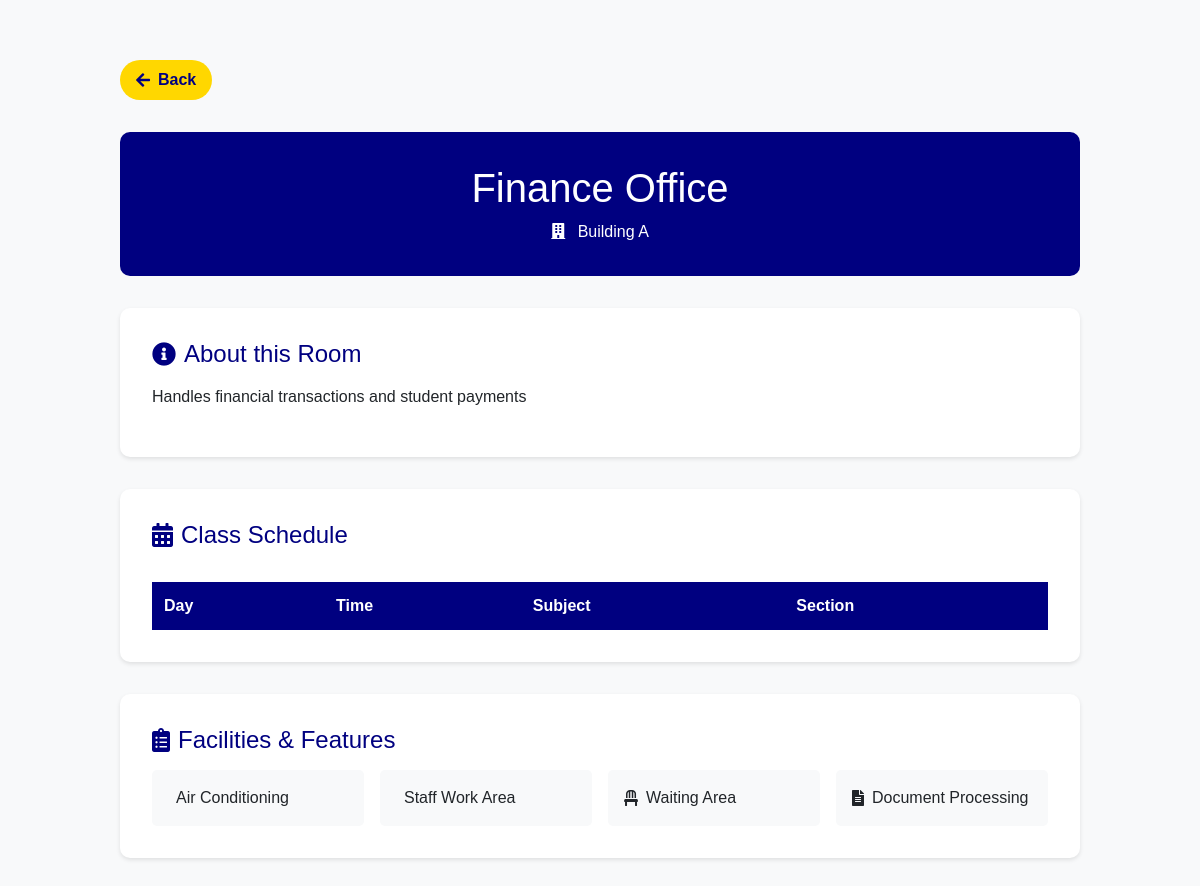
Screenshot of /view_room.php?id=2 with the database file from the repository.
### tables this page shows
CREATE TABLE IF NOT EXISTS rooms (
    id INT AUTO_INCREMENT PRIMARY KEY,
    building_id INT,
    name VARCHAR(100) NOT NULL,
    description TEXT,
    image_url VARCHAR(255),
    created_at TIMESTAMP DEFAULT CURRENT_TIMESTAMP,
    FOREIGN KEY (building_id) REFERENCES buildings(id)
);

CREATE TABLE IF NOT EXISTS buildings (
    id INT AUTO_INCREMENT PRIMARY KEY,
    name VARCHAR(100) NOT NULL,
    floor VARCHAR(50) NOT NULL,
    description TEXT,
    image_url VARCHAR(255),
    created_at TIMESTAMP DEFAULT CURRENT_TIMESTAMP
);

### includes/functions.php (called while the page is built, shortened)
<?php
require_once __DIR__ . '/../config/database.php';
function getRoomDetails($room_id) {
    global $pdo;
    try {
        $sql = "SELECT r.*, b.name as building_name, b.floor,
                       r.image_url as room_image
                FROM rooms r
                JOIN buildings b ON r.building_id = b.id
                WHERE r.id = ?";
        $stmt = $pdo->prepare($sql);
        $stmt->execute([$room_id]);
        $room = $stmt->fetch(PDO::FETCH_ASSOC);
        if ($room) {
            if (empty($room['room_image'])) {
                $room['room_image'] = 'default-room.jpg';
            }
        }
        return $room;
    } catch(PDOException $e) {
        error_log("Get room details error: " . $e->getMessage());
        return null;
    }
}

### view_room.php (the view, shortened to what this page needs)
<?php
require_once 'includes/functions.php';
$room_id = isset($_GET['id']) ? (int)$_GET['id'] : 0;
$room = getRoomDetails($room_id);
?>
<!DOCTYPE html>
<html lang="en">
<head>
    <link rel="stylesheet" href="https://stackpath.bootstrapcdn.com/bootstrap/4.5.2/css/bootstrap.min.css">
    <link rel="stylesheet" href="https://cdnjs.cloudflare.com/ajax/libs/font-awesome/5.15.4/css/all.min.css">
</head>
<body>
    <div class="room-container">
        <a href="javascript:history.back()" class="back-btn">
            <i class="fas fa-arrow-left"></i>
            Back
        </a>
        <div class="room-header">
            <h1><?php echo htmlspecialchars($room['name']); ?></h1>
            <p class="mb-0">
                <i class="fas fa-building mr-2"></i>
                <?php echo htmlspecialchars($room['building_name']); ?>
            </p>
        </div>
        <div class="info-card">
            <h3>
                <i class="fas fa-info-circle"></i>
                About this Room
            </h3>
            <p><?php echo nl2br(htmlspecialchars($room['description'])); ?></p>
        </div>
        <?php if ($room['name'] !== 'General Service Office'): ?>
        <div class="info-card">
            <h3>
                <i class="fas fa-calendar-alt"></i>
                Class Schedule
            </h3>
            <div class="table-responsive">
                <table class="schedule-table">
                    <thead>
                        <tr>
                            <th>Day</th>
                            <th>Time</th>
                            <th>Subject</th>
                            <th>Section</th>
                        </tr>
                    </thead>
                </table>
            </div>
        </div>
        <?php endif; ?>
        <div class="info-card">
            <h3>
                <i class="fas fa-clipboard-list"></i>
                Facilities & Features
            </h3>
            <ul class="facility-list">
                <li class="facility-item">
                    Air Conditioning
                </li>
                <?php if (strpos($room['name'], 'Office') !== false): ?>
                <li class="facility-item">
                    Staff Work Area
                </li>
                <li class="facility-item">
                    <i class="fas fa-chair"></i>
                    Waiting Area
                </li>
                <li class="facility-item">
                    <i class="fas fa-file-alt"></i>
                    Document Processing
                </li>
                <?php endif; ?>
            </ul>
        </div>
    </div>
</body>
</html>

### view_room.php (style rules this page uses)
body { background: #f8f9fa; font-family: Arial, sans-serif; }
.room-container { max-width: 1000px; margin: 40px auto; padding: 20px; }
.room-header { background: #000080; color: white; padding: 2rem; border-radius: 10px; margin-bottom: 2rem; text-align: center; }
.info-card { background: white; border-radius: 10px; padding: 2rem; margin-bottom: 2rem; box-shadow: 0 2px 4px rgba(0,0,0,0.1); }
.info-card h3 { color: #000080; margin-bottom: 1rem; font-size: 1.5rem; display: flex; align-items: center; gap: 0.5rem; }
.schedule-table { width: 100%; margin-top: 1rem; }
.schedule-table th { background: #000080; color: white; padding: 0.75rem; }
.back-btn { display: inline-flex; align-items: center; gap: 0.5rem; background: #FFD700; color: #000080; padding: 0.5rem 1rem; border-radius: 25px; text-decoration: none; font-weight: bold; margin-bottom: 2rem; transition: all 0.3s; }
.facility-list { list-style: none; padding: 0; margin: 0; display: grid; grid-template-columns: repeat(auto-fit, minmax(200px, 1fr)); gap: 1rem; }
.facility-item { background: #f8f9fa; padding: 1rem; border-radius: 5px; display: flex; align-items: center; gap: 0.5rem; }

### rows the page displays
rooms: name "Finance Office", building.name "Building A", description "Handles financial transactions and student payments"
